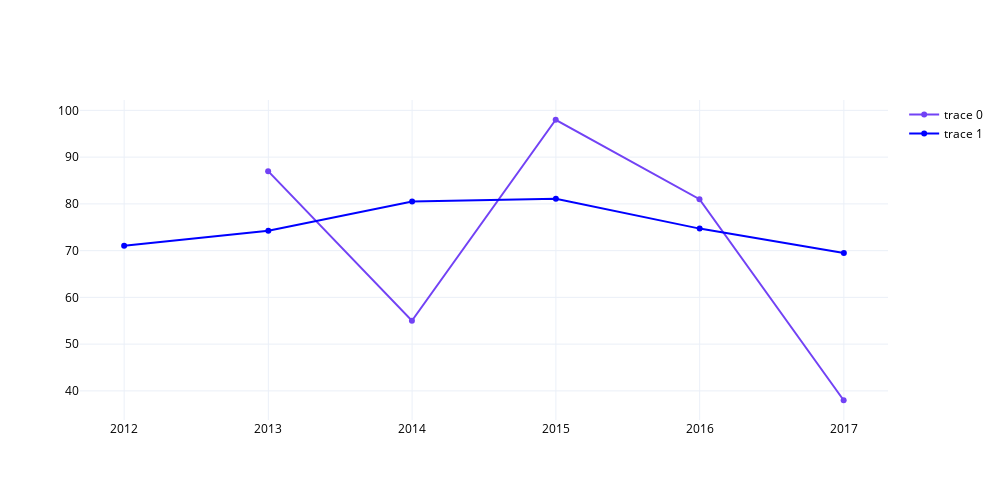

Notebook code cell kept with this figure:
### Code cell
# Annuale
umi_y = umidita.asfreq("Y")
umi_med_ann = umidita["San Francisco"].resample("AS").agg("mean").reset_index()

fig = go.Figure()

fig.add_trace(
    go.Scatter(
        y = umi_y["San Francisco"],
        x = umi_y.index,
        mode = "lines+markers",
        line_color = "#7242f5"
    )
)

fig.add_trace(
    go.Scatter(
        y = umi_med_ann["San Francisco"],
        x = umi_med_ann["datetime"],
        mode = "lines+markers",
        line_color = "blue"
    )
)

fig.update_layout(
    template = "plotly_white",
    font_color = "black",
    height = 500,
    width = 1000
)

### Figure 1 — Plotly figure (JSON) as saved in the notebook; plotly's stock layout.template omitted (floating-point values rounded to 4 significant figures)
{"data": [{"line": {"color": "#7242f5"}, "mode": "lines+markers", "type": "scatter", "x": ["2012-12-31T12:00:00", "2013-12-31T12:00:00", "2014-12-31T12:00:00", "2015-12-31T12:00:00", "2016-12-31T12:00:00"], "y": [87, 55, 98, 81, 38]}, {"line": {"color": "blue"}, "mode": "lines+markers", "type": "scatter", "x": ["2012-01-01T00:00:00", "2013-01-01T00:00:00", "2014-01-01T00:00:00", "2015-01-01T00:00:00", "2016-01-01T00:00:00", "2017-01-01T00:00:00"], "y": [71.07, 74.25, 80.53, 81.08, 74.72, 69.48]}], "layout": {"font": {"color": "black"}, "height": 500, "width": 1000}}
